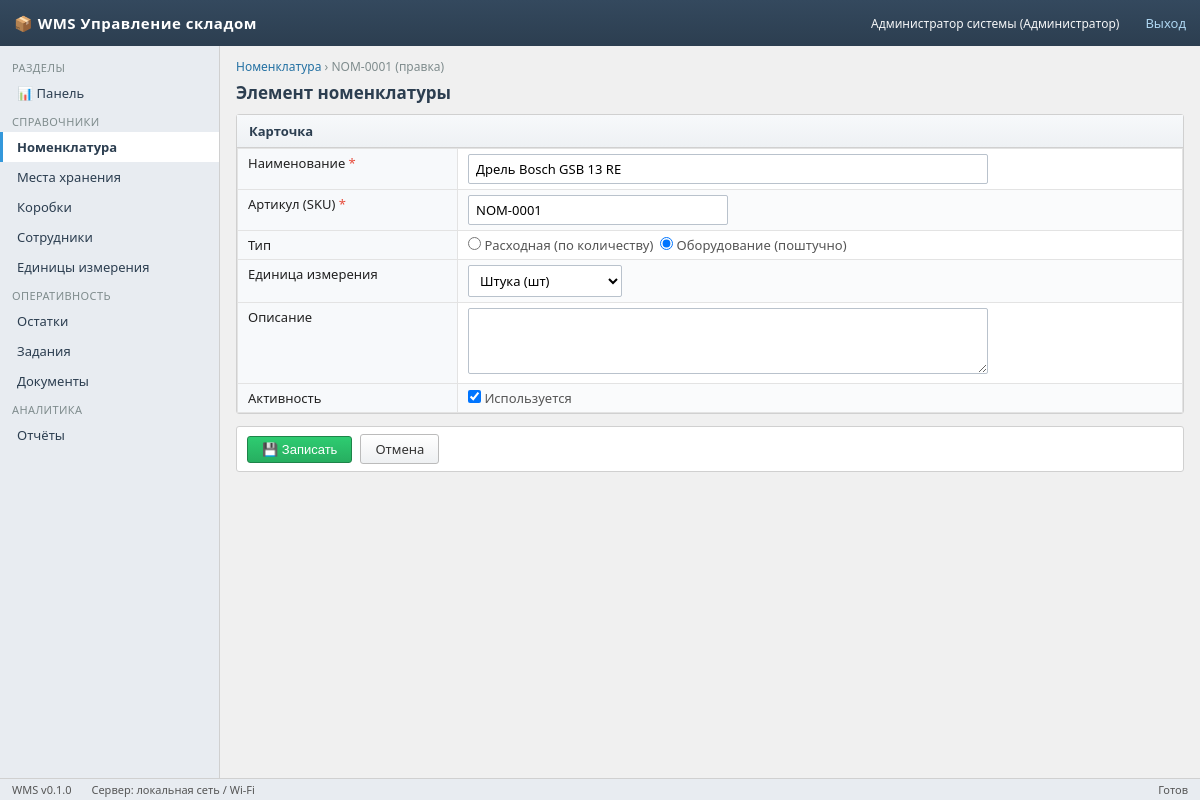
The app's page /nomenclature/1/edit (signed in) with its own data.
### app/models/models.py (models this page shows)
class User(Base):
    __tablename__ = "users"
    id: Mapped[int] = mapped_column(primary_key=True)
    username: Mapped[str] = mapped_column(String(64), unique=True, index=True)
    password_hash: Mapped[str] = mapped_column(String(128), default="")
    full_name: Mapped[str] = mapped_column(String(128), default="")
    role: Mapped[str] = mapped_column(String(16), default="worker")  # admin/controller/worker
    pin_code: Mapped[str] = mapped_column(String(8), default="")
    is_active: Mapped[bool] = mapped_column(Boolean, default=True)
    created_at: Mapped[datetime] = mapped_column(DateTime, default=datetime.utcnow)
    employee = relationship("Employee", back_populates="user", uselist=False)

class Nomenclature(Base):
    __tablename__ = "nomenclature"
    id: Mapped[int] = mapped_column(primary_key=True)
    name: Mapped[str] = mapped_column(String(256), index=True)
    sku: Mapped[str] = mapped_column(String(64), unique=True, index=True)
    type: Mapped[str] = mapped_column(String(16), default="consumable")  # consumable/asset
    unit_id: Mapped[int | None] = mapped_column(ForeignKey("units.id"))
    description: Mapped[str] = mapped_column(Text, default="")
    photo_path: Mapped[str] = mapped_column(String(256), default="")
    is_active: Mapped[bool] = mapped_column(Boolean, default=True)
    created_at: Mapped[datetime] = mapped_column(DateTime, default=datetime.utcnow)
    updated_at: Mapped[datetime] = mapped_column(DateTime, default=datetime.utcnow,
                                                 onupdate=datetime.utcnow)
    unit = relationship("Unit")
    instances = relationship("AssetInstance", back_populates="nomenclature")

class Unit(Base):
    __tablename__ = "units"
    id: Mapped[int] = mapped_column(primary_key=True)
    code: Mapped[str] = mapped_column(String(16), unique=True)
    name: Mapped[str] = mapped_column(String(64))

### app/api/dicts.py (the view)
@router.get("/nomenclature/{nid}/edit", response_class=HTMLResponse)
def nomenclature_edit(request: Request, nid: int, db: Session = Depends(get_db)):
    u = require_role(request, db, ROLE)
    if not u:
        return redir_login()
    n = db.get(Nomenclature, nid)
    if not n:
        return RedirectResponse("/nomenclature", status_code=303)
    return templates.TemplateResponse("nomenclature_form.html", {
        "request": request, "user": u, "n": n, "form": {}, "error": "",
        "units": _units(db), "app_title": "WMS Управление складом", "active": "nomenclature"})

### app/templates/nomenclature_form.html (shortened to what this page needs)
{% extends "base.html" %}
{% block content %}
<div class="breadcrumb"><a href="/nomenclature">Номенклатура</a> › {% if n %}{{ n.sku }} (правка){% else %}создание{% endif %}</div>
<div class="page-head"><h1>{% if n %}Элемент номенклатуры{% else %}Новый элемент номенклатуры{% endif %}</h1></div>
<form method="post" action="/nomenclature/save">
<div class="panel"><div class="panel-head">Карточка</div>
<table class="grid form-table" style="border:none">
  <tr><td class="req" style="width:220px;background:#f7f9fb">Наименование</td>
      <td><input type="text" name="name" required style="width:520px"
          value="{{ n.name if n else form.get('name','') }}"></td></tr>
  <tr><td class="req" style="background:#f7f9fb">Артикул (SKU)</td>
      <td><input type="text" name="sku" required style="width:260px"
          value="{{ n.sku if n else form.get('sku','') }}"></td></tr>
  <tr><td style="background:#f7f9fb">Тип</td>
      <td><label><input type="radio" name="type" value="consumable" {% if (n and n.type=='consumable') or (not n and form.get('type','consumable')=='consumable') %}checked{% endif %}> Расходная (по количеству)</label>
          &nbsp;<label><input type="radio" name="type" value="asset" {% if n and n.type=='asset' or (not n and form.get('type')=='asset') %}checked{% endif %}> Оборудование (поштучно)</label></td></tr>
  <tr><td style="background:#f7f9fb">Единица измерения</td>
      <td><select name="unit_id"><option value="">— не указана —</option>
        {% for un in units %}<option value="{{ un.id }}" {% if n and n.unit_id==un.id %}selected{% endif %}>{{ un.name }} ({{ un.code }})</option>{% endfor %}
      </select></td></tr>
  <tr><td style="background:#f7f9fb">Описание</td>
      <td><textarea name="description" rows="3" style="width:520px">{{ n.description if n else form.get('description','') }}</textarea></td></tr>
  <tr><td style="background:#f7f9fb">Активность</td>
      <td><label><input type="checkbox" name="is_active" {% if not n or n.is_active %}checked{% endif %}> Используется</label></td></tr>
</table></div>
<div class="toolbar">
  <button class="btn btn-success" type="submit">💾 Записать</button>
  <a class="btn" href="{% if n %}/nomenclature/{{ n.id }}{% else %}/nomenclature{% endif %}">Отмена</a>
</div>
</form>
{% endblock %}

### app/templates/base.html (shortened to what this page needs)
<!doctype html>
<html lang="ru">
<head>
<link rel="stylesheet" href="/static/wms.css">
</head>
<body>
<div class="topbar">
  <span class="logo">📦 {{ app_title }}</span>
  {% if user %}
    <span class="user">{{ user.full_name or user.username }}
      ({{ {'admin':'Администратор','controller':'Контролёр','worker':'Складской рабочий'}[user.role] }})</span>
    <a href="/logout">Выход</a>
  {% endif %}
</div>
{% if user %}
<nav class="sidebar">
  <div class="section">Разделы</div>
  <a class="nav-item {% if active=='dashboard' %}active{% endif %}" href="/">📊 Панель</a>
  <div class="section">Справочники</div>
  <a class="nav-item {% if active=='nomenclature' %}active{% endif %}" href="/nomenclature">Номенклатура</a>
  <a class="nav-item {% if active=='locations' %}active{% endif %}" href="/locations">Места хранения</a>
  <a class="nav-item {% if active=='boxes' %}active{% endif %}" href="/boxes">Коробки</a>
  <a class="nav-item {% if active=='employees' %}active{% endif %}" href="/employees">Сотрудники</a>
  <a class="nav-item {% if active=='units' %}active{% endif %}" href="/units">Единицы измерения</a>
  <div class="section">Оперативность</div>
  <a class="nav-item {% if active=='stock' %}active{% endif %}" href="/stock">Остатки</a>
  <a class="nav-item {% if active=='tasks' %}active{% endif %}" href="/tasks">Задания</a>
  <a class="nav-item {% if active=='documents' %}active{% endif %}" href="/documents">Документы</a>
  <div class="section">Аналитика</div>
  <a class="nav-item {% if active=='reports' %}active{% endif %}" href="/reports">Отчёты</a>
</nav>
{% endif %}
<main class="main" {% if not user %}style="margin-left:0"{% endif %}>
{% block content %}{% endblock %}
</main>
<div class="statusbar">
  <span>WMS v0.1.0</span>
  <span>Сервер: локальная сеть / Wi-Fi</span>
  <span style="margin-left:auto">{% block status_right %}Готов{% endblock %}</span>
</div>
</body>
</html>

### app/static/wms.css (style rules this page uses)
:root { --bg: #f0f0f0; --panel: #ffffff; --head: #2c3e50; --btn: #3498db; --ok: #27ae60; --danger: #e74c3c; --border: #d0d0d0; }
* { box-sizing: border-box; margin: 0; padding: 0; }
body { font-family: "Segoe UI", Tahoma, Arial, sans-serif; background: var(--bg); color: #222; font-size: 13px; }
a { color: #2471a3; text-decoration: none; }
.topbar { height: 46px; background: linear-gradient(#34495e, #2c3e50); color: #fff; display: flex; align-items: center; padding: 0 14px; gap: 14px; position: fixed; top: 0; left: 0; right: 0; z-index: 100; }
.topbar .logo { font-weight: bold; font-size: 15px; letter-spacing: .5px; }
.topbar .user { font-size: 12px; opacity: .95; }
.topbar a { color: #aed6f1; margin-left: 12px; }
.sidebar { position: fixed; top: 46px; bottom: 22px; left: 0; width: 220px; background: #e8ecf1; border-right: 1px solid var(--border); overflow-y: auto; padding: 8px 0; }
.sidebar .section { padding: 6px 12px 3px; font-size: 11px; color: #7f8c8d; text-transform: uppercase; letter-spacing: .4px; }
.sidebar a.nav-item { display: block; padding: 6px 14px; color: #2c3e50; border-left: 3px solid transparent; }
.sidebar a.nav-item.active { background: #fff; border-left-color: var(--btn); font-weight: 600; }
.main { margin: 46px 0 22px 220px; padding: 12px 16px; }
.page-head { display: flex; align-items: center; gap: 10px; margin-bottom: 10px; }
.page-head h1 { font-size: 17px; color: var(--head); }
.breadcrumb { color: #7f8c8d; font-size: 12px; margin-bottom: 6px; }
.toolbar { background: var(--panel); border: 1px solid var(--border); border-radius: 3px; padding: 7px 10px; margin-bottom: 10px; display: flex; gap: 8px; align-items: center; flex-wrap: wrap; }
.btn { display: inline-block; padding: 5px 14px; border-radius: 3px; border: 1px solid #bbb; background: linear-gradient(#fff, #eef0f2); color: #333; cursor: pointer; font-size: 13px; }
.btn-success { background: linear-gradient(#2ecc71, var(--ok)); border-color: #1e8449; color: #fff; }
.panel { background: var(--panel); border: 1px solid var(--border); border-radius: 3px; margin-bottom: 12px; }
.panel > .panel-head { background: linear-gradient(#f7f9fb, #eef1f4); padding: 7px 12px; border-bottom: 1px solid var(--border); font-weight: 600; color: var(--head); }
table.grid { width: 100%; border-collapse: collapse; }
table.grid td { padding: 5px 10px; border: 1px solid #e3e3e3; vertical-align: top; }
table.grid tr:nth-child(even) td { background: #fafbfc; }
input[type=text], input[type=password], input[type=number], input[type=date], select, textarea { border: 1px solid #b9c2cc; border-radius: 2px; padding: 5px 7px; font-size: 13px; background: #fff; font-family: inherit; }
.form-table td { padding: 5px 8px; }
.form-table label { color: #555; }
.req:after { content: " *"; color: var(--danger); }
.statusbar { position: fixed; bottom: 0; left: 0; right: 0; height: 22px; line-height: 22px; background: #e8ecf1; border-top: 1px solid var(--border); font-size: 11px; color: #555; padding: 0 12px; display: flex; gap: 20px; z-index: 100; }

### records on screen
User: full_name "Администратор системы", role "Администратор"
Nomenclature: sku "NOM-0001", name "Дрель Bosch GSB 13 RE", type "☐ Расходная (по количеству)", type "☑ Оборудование (поштучно)", unit_id "Штука (шт)", is_active "☑"

### other values on screen
{{ app_title }} "WMS Управление складом"
